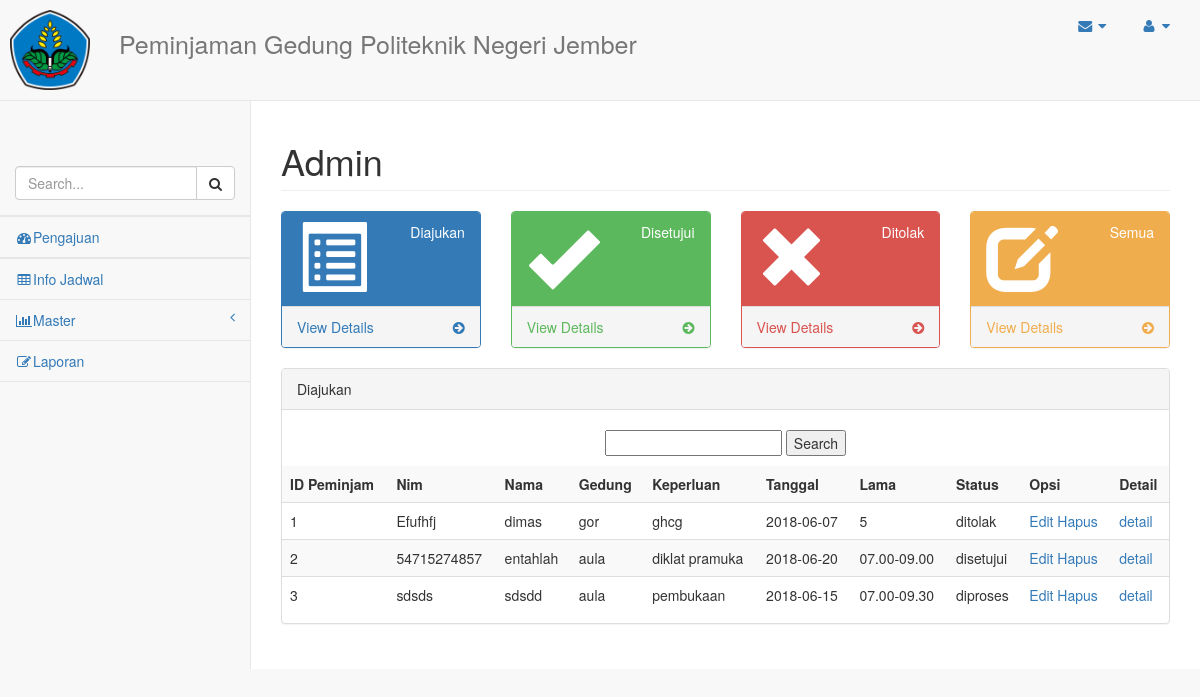
The page /index.php/menukepala/semua on the database its author committed.
### tables this page shows
CREATE TABLE `peminjaman` (
  `ID_Peminjam` int(11) NOT NULL,
  `NIM` varchar(12) NOT NULL,
  `ID_Gedung` int(11) NOT NULL,
  `Keperluan` text NOT NULL,
  `Lama_pinjam` varchar(30) NOT NULL,
  `Tanggal_pinjam` date NOT NULL,
  `Tambahan` text,
  `Status` varchar(10) NOT NULL
);

CREATE TABLE `pengguna` (
  `NIM` varchar(12) NOT NULL,
  `nama_pengguna` varchar(30) NOT NULL,
  `noHp_pengguna` char(12) DEFAULT NULL,
  `jk_pengguna` varchar(6) NOT NULL,
  `password` varchar(15) NOT NULL,
  `alamat_pengguna` tinytext NOT NULL
);

CREATE TABLE `gedung` (
  `ID_Gedung` int(11) NOT NULL,
  `Nama_Gedung` varchar(30) NOT NULL,
  `Deskripsi` char(13) NOT NULL,
  `NIP` varchar(20) NOT NULL
);

### application/controllers/menukepala.php (called while the page is built, shortened)
<?php
class menukepala extends CI_Controller{
	function __construct(){
		$this->load->helper(array('url'));
		$this->load->model('login_model');
		$this->load->view('home/headerkepala');
	}
    public function semua(){
    $this->load->view('pengajuankepala/pengajuanview');
		$data['ci']= $this->login_model->semua();
		$this->load->view('pengajuankepala/diajukan',$data);
   }
	}
?>

### index.php (called while the page is built, shortened)
<?php
require_once BASEPATH.'core/CodeIgniter.php';

### application/models/login_model.php (called while the page is built, shortened)
<?php
class login_model extends CI_Model{
	function semua(){
		$query = $this->db->query("SELECT peminjaman.ID_Peminjam,peminjaman.Tanggal_pinjam,gedung.Nama_Gedung,peminjaman.Lama_pinjam,peminjaman.Keperluan,pengguna.NIM,pengguna.Nama_Pengguna,peminjaman.Status FROM pengguna,peminjaman,gedung where pengguna.NIM = peminjaman.NIM AND peminjaman.ID_Gedung=gedung.ID_Gedung");
		return $query->result();
	}
}
?>

### application/views/pengajuankepala/diajukan.php (the view, shortened to what this page needs)
<html>
	<head>
	</head>
	<body>
		<br>
<form align="center" action="<?=site_url('menukepala/cari');?>" method = "post">
<input type="text" name = "keyword" />
<input type="submit" value = "Search" name="submit" />
</form>
		<p align="center">
			<table class="table table-striped">
				<tr>
				<th>ID Peminjam</th>
					<th>Nim</th>
					<th>Nama</th>
					<th>Gedung</th>
					<th>Keperluan</th>
					<th>Tanggal</th>
					<th>Lama</th>
					<th>Status</th>
					<th>Opsi</th>
					<th>Detail</th>
				</tr>
				<?php
		foreach($ci as $data){
		?>
		<tr>
			<td><?php echo $data->ID_Peminjam ?></td>
			<td><?php echo $data->NIM ?></td>
			<td><?php echo $data->Nama_Pengguna ?></td>
			<td><?php echo $data->Nama_Gedung ?></td>
			<td><?php echo $data->Keperluan ?></td>
			<td><?php echo $data->Tanggal_pinjam ?></td>
			<td><?php echo $data->Lama_pinjam ?></td>
			<td><?php echo $data->Status ?></td>
			<td>
			      <?php echo anchor('menukepala/edit/'.$data->ID_Peminjam,'Edit'); ?>
                              <?php echo anchor('menukepala/hapus/'.$data->ID_Peminjam,'Hapus'); ?>
			</td>
			<td>
			      <?php echo anchor('menukepala/detail/'.$data->ID_Peminjam,'detail'); ?>
			</td>
		</tr>
		<?php } ?>
			</table>
		</p>
	</body>
</html>

### rows shown on the page
peminjaman: ID_Peminjam "1", NIM.NIM "Efufhfj", NIM.nama_pengguna "dimas", ID_Gedung.Nama_Gedung "gor", Keperluan "ghcg", Tanggal_pinjam "2018-06-07", Lama_pinjam "5", Status "ditolak", ID_Peminjam "Edit", ID_Peminjam "Hapus", ID_Peminjam "detail"
peminjaman: ID_Peminjam "2", NIM.NIM "54715274857", NIM.nama_pengguna "entahlah", ID_Gedung.Nama_Gedung "aula", Keperluan "diklat pramuka", Tanggal_pinjam "2018-06-20", Lama_pinjam "07.00-09.00", Status "disetujui", ID_Peminjam "Edit", ID_Peminjam "Hapus", ID_Peminjam "detail"
peminjaman: ID_Peminjam "3", NIM.NIM "sdsds", NIM.nama_pengguna "sdsdd", ID_Gedung.Nama_Gedung "aula", Keperluan "pembukaan", Tanggal_pinjam "2018-06-15", Lama_pinjam "07.00-09.30", Status "diproses", ID_Peminjam "Edit", ID_Peminjam "Hapus", ID_Peminjam "detail"
